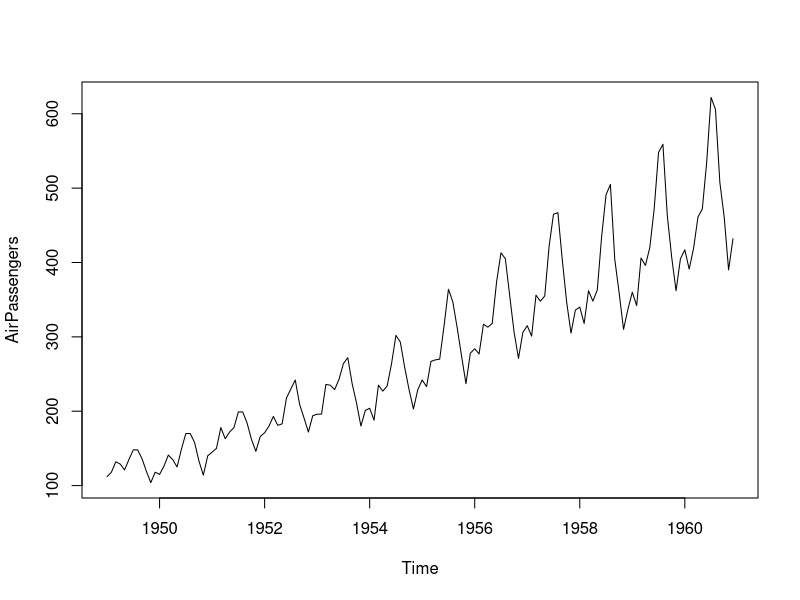
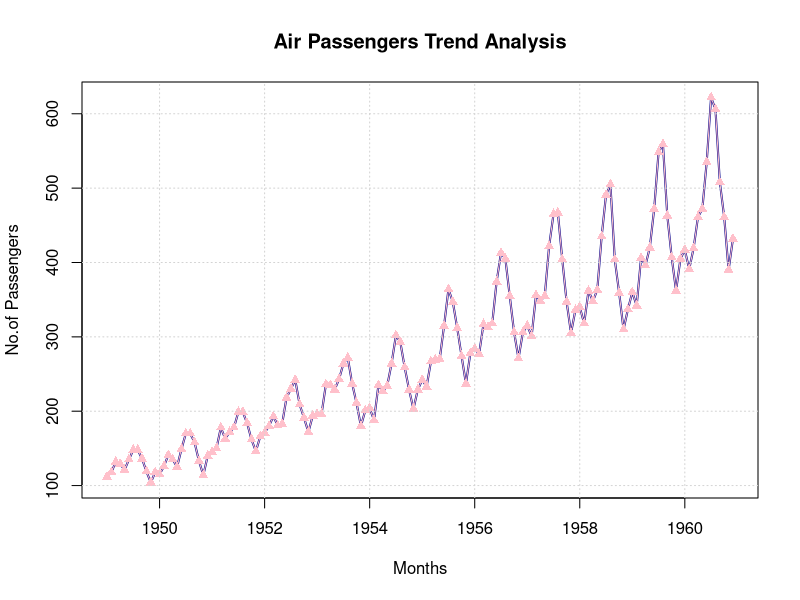
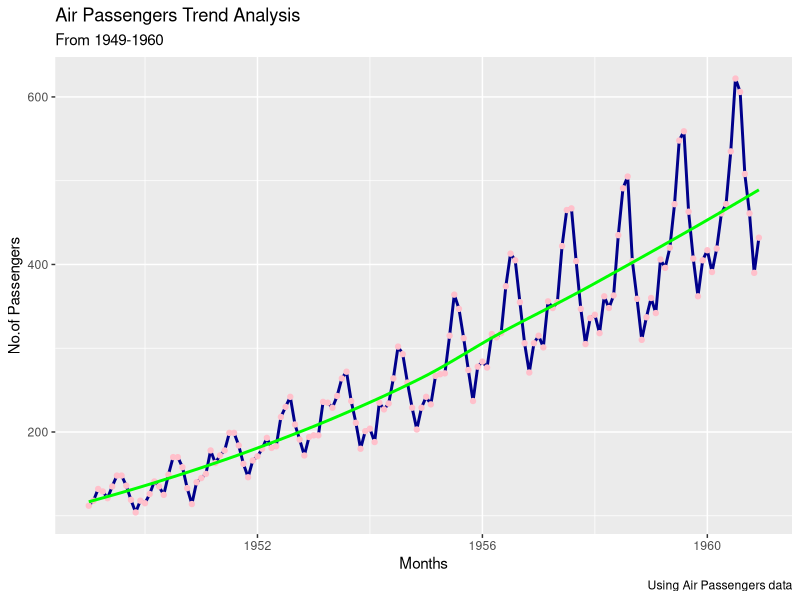

R code for these plots, in order:
AirPassengers

#Verify the data set
class(AirPassengers)

#Covert the data set into dataframe
ap_df <- data.frame(
  year = time(AirPassengers),
  passengers = as.numeric(AirPassengers)
)
ap_df

ap_df_months <- data.frame(
  year = floor(time(AirPassengers)),
  month = cycle(time(AirPassengers)),
  passengers = as.numeric(AirPassengers)
)

ap_df_months
plot(AirPassengers)

plot(AirPassengers,
     type = 'l',
     lwd = 2,
     main = "Air Passengers Trend Analysis",
     xlab = "Months",
     ylab = "No.of Passengers",
     col  = "darkblue")

points(AirPassengers,
       type = 'o',
       pch = 17,
       col = 'pink')
grid()

library(ggplot2)
ggplot(
  ap_df,
  aes(x=year,y=passengers)
)+
  geom_line(col = "darkblue", linewidth=1)+
  labs(
    title= "Air Passengers Trend Analysis",
    caption = "Using Air Passengers data",
    subtitle = "From 1949-1960",
    x = "Months",
    y = "No.of Passengers"
  )+
  geom_point(
    alpha = 1,
    colour = "pink"
  )+
  geom_smooth(se=FALSE,colour="green")
theme_minimal()